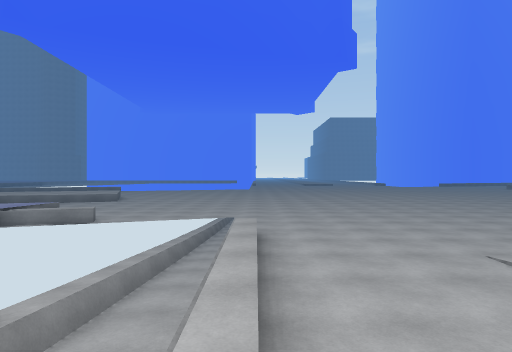
[1] (above)

23 first-person views from a walk through a Unity game level. The camera is 1.5 m above the floor, looks level and sees 75° across. The floor is counted in squares, 2 m on a side. Each view is taken from the middle of a square. On the plan, view 1 faces up. The plan holds only what a view shows up to about 11 squares ahead; the rest is blank. The place goes on beyond the plan.

[2]
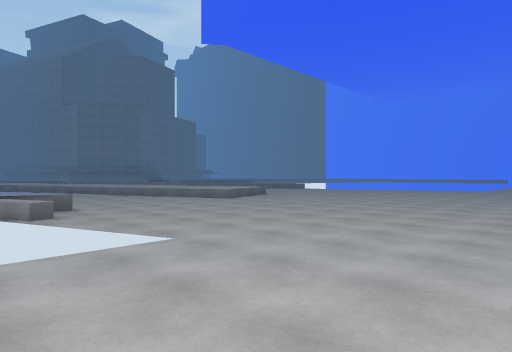

[3]
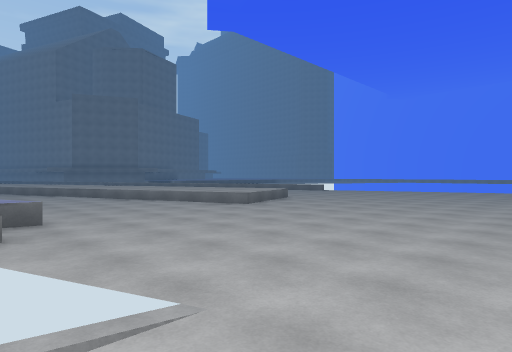

[4]
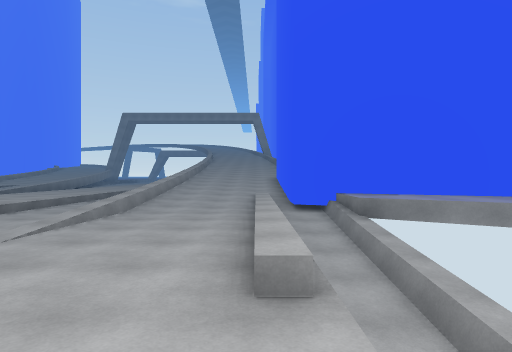

[5]
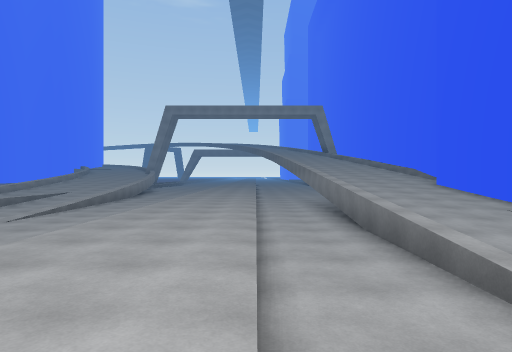

[6]
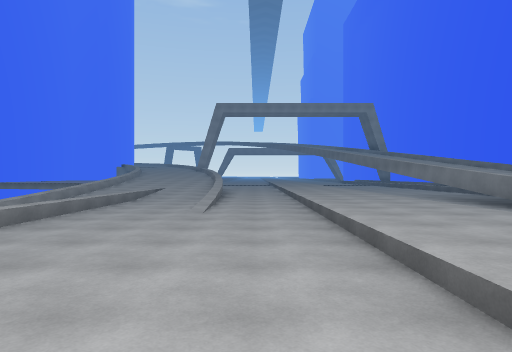

[7]
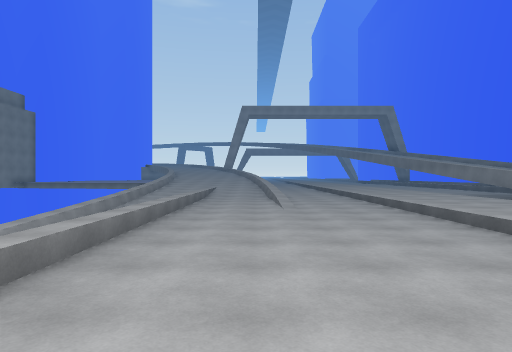

[8]
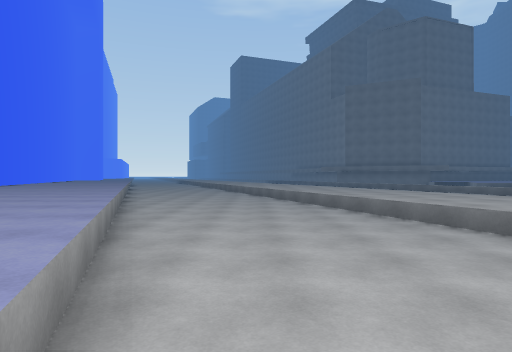

[9]
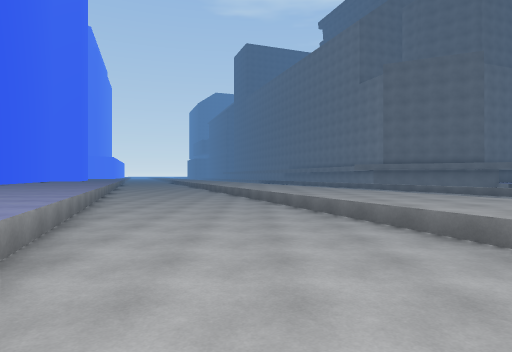

[10]
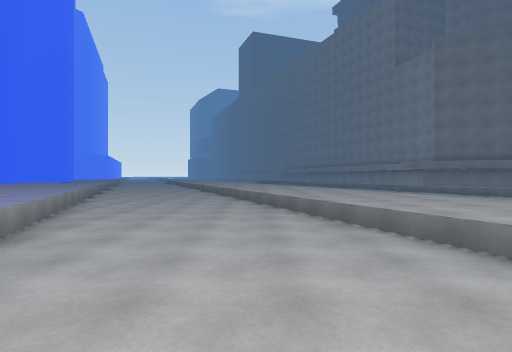

[11]
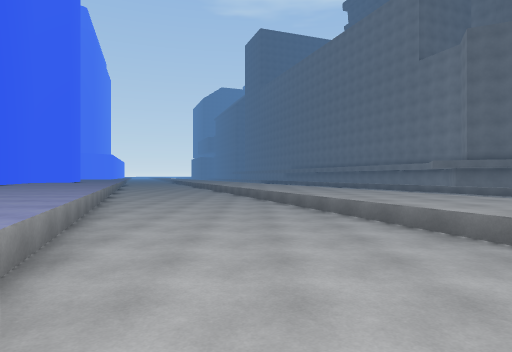

[12]
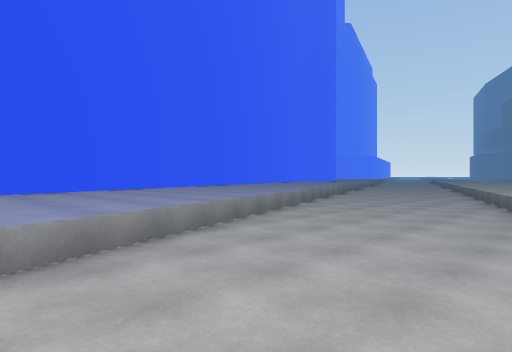

[13]
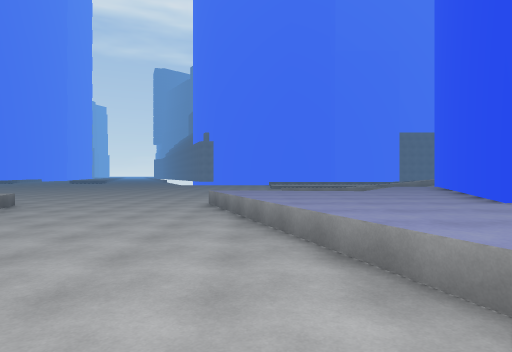

[14]
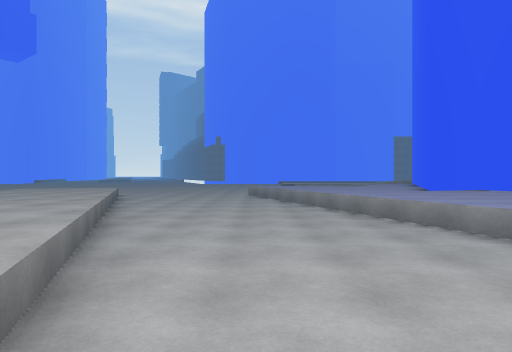

[15]
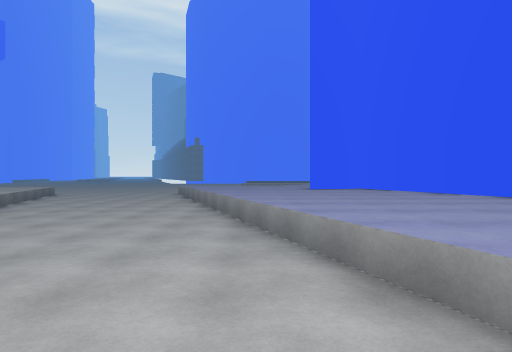

[16]
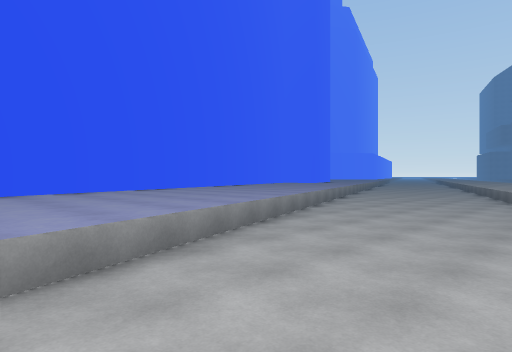

[17]
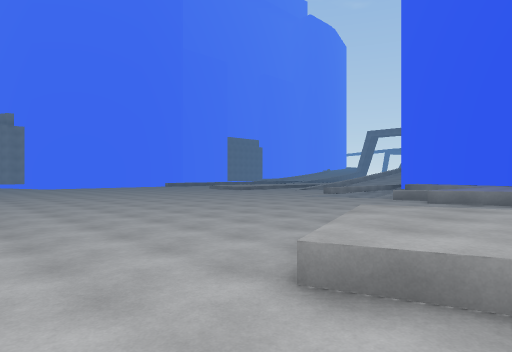

[18]
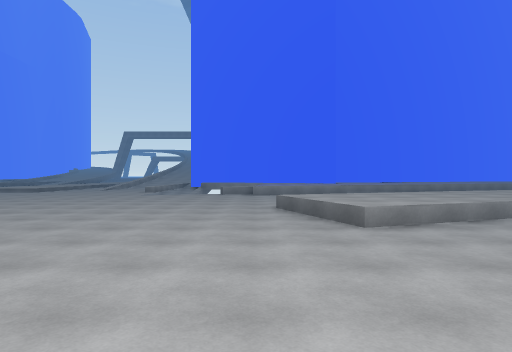

[19]
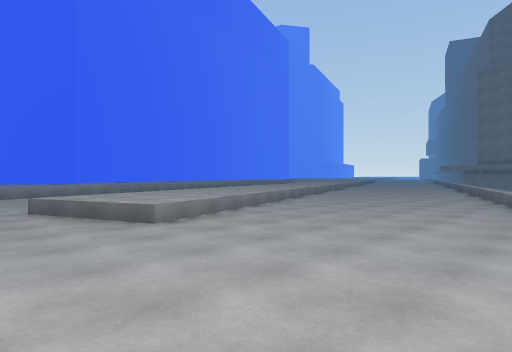

[20]
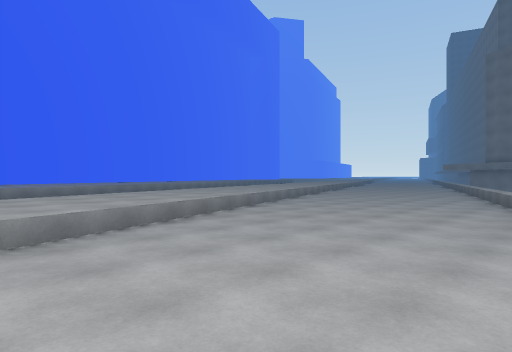

[21]
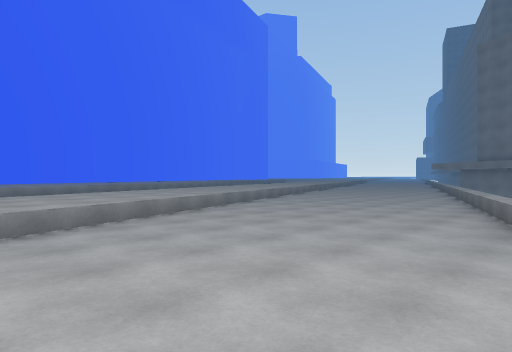

[22]
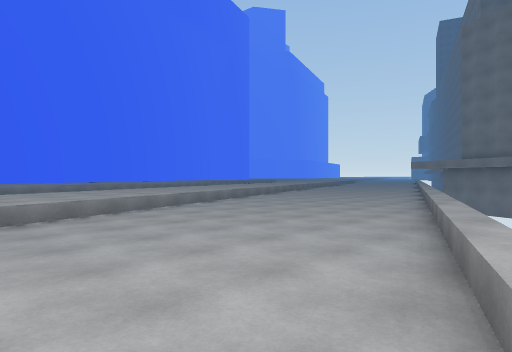

[23]
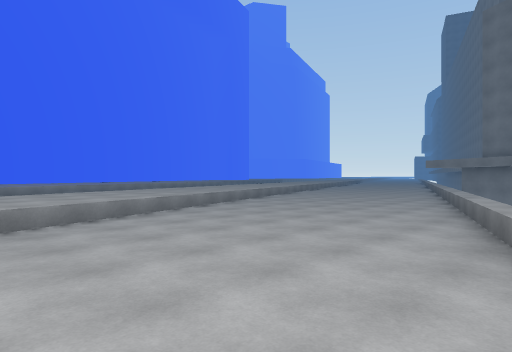

### Floor plan
Key: @ floor where view 1 was taken; # wall or solid block; x gap in a wall; . main floor; : floor 0.5 m higher than the main floor; - floor 1.25 m lower than the main floor; / step, stairs or slope; = window, fence, low wall or low ledge; ^ raised ledge; v drop or lower ground.
Columns run from 25 left of view 1 to 15 right of it. Each row starts with its distance up from view 1.
 21                  .....
 20          ### .........
 19        ###...............
 18     ####...................
 17  ####.......................
 16 ##................#...........
 15  ..............#####..........
 14   ..........########.........
 13    .......##########........
 12     ...##########...........
 11     ###########...................
 10   ##########......................
  9 #########........................
  8 ######.............==...#.......
  7 ####............===#####-.......
  6 #.............==#####  #//..../
  5 ...........===#######  #//....      .
  4 ........===##########  #//... /   ....
  3 .....===################//.././: /..../
  2 ...==############ ^####=//.././::/..../
  1 ===############^^   ^^#=//..#./::/..../
  0 ########### ^^         ^#@//=./::/..../
 -1 #########^^             #///=./::/..../
 -2 ######^^                #///=./::/..../
 -3  ##^^                   #///=./::/..../ /
 -4  ^                      #///v./::/..../ #
 -5                         #///x./::/....//#
 -6                         #///x./::/.. .//
 -7                         #///x./::/.# ./

Positions as (right, up) in squares from view 1, and headings:
1: (0, 0), facing up
2: (3, 6), facing up-left
3: (1, 7), facing up-left
4: (0, 8), facing down
5: (5, 4), facing down
6: (9, 4), facing down
7: (11, 5), facing down
8: (-4, 9), facing left
9: (-9, 8), facing left
10: (-13, 7), facing left
11: (-14, 6), facing left
12: (-14, 8), facing down-left
13: (-14, 7), facing right
14: (-18, 8), facing right
15: (-19, 5), facing right
16: (-18, 6), facing down-left
17: (-8, 18), facing down-right
18: (-5, 21), facing down
19: (-4, 21), facing down-left
20: (-7, 20), facing down-left
21: (-9, 20), facing down-left
22: (-12, 20), facing down-left
23: (-13, 19), facing down-left
